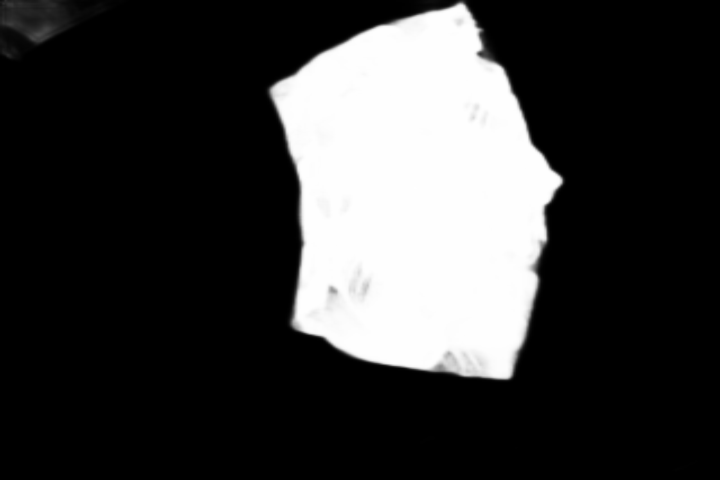
#> input picture test_data/u2netp_results/pic1.png, 1440 x 960 px (shown at 1/2 size); its folder holds only this picture in this run
$ python detect.py
#> lines starting #> are read from the running program, lines starting #| are printed output that depends on the picture; after the words box and inside, x2 and y2 are one past the last pixel; in counts of white or black regions, pixels touching at a corner belong together; long printed decimals are rounded
#> further down, image is the input picture: shape (960, 1440, 3); min 0, max 255, mean 57.5
### utlis.py
import cv2
import numpy as np
def getContours(img, cThr=[100, 100], showCanny=False, minArea=1000, filter=0, draw=False):
#> called with showCanny = True, minArea = 50000, filter = 4, draw = True
    imgGray = cv2.cvtColor(img, cv2.COLOR_BGR2GRAY)
    imgBlur = cv2.bilateralFilter(imgGray, 9, 150, 150)
    imgCanny = cv2.Canny(imgBlur, cThr[0], cThr[1], apertureSize=3)
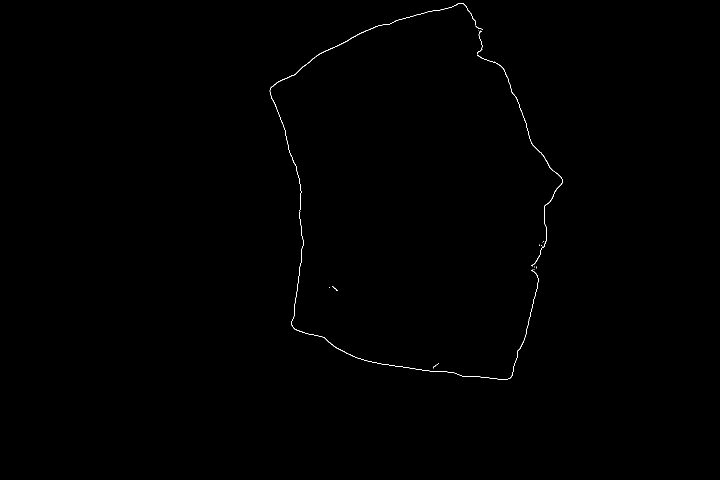
#> imgCanny: shape (960, 1440) (shown at 1/2 size); 0.18% white in thin lines or dots, all inside (x1, y1, x2, y2) = (539, 6, 1125, 759)
    kernel = np.ones((5, 5))
    imgDial = cv2.dilate(imgCanny, kernel, iterations=3)
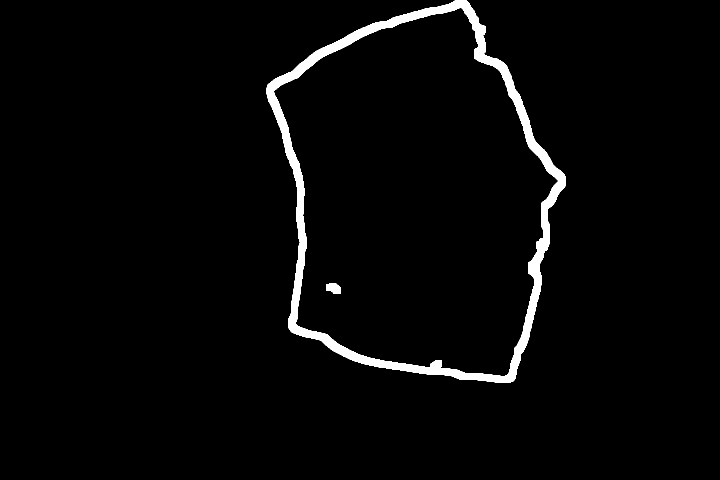
#> imgDial: shape (960, 1440) (shown at 1/2 size); 2.7% white; 2 white regions, box (x1, y1, x2, y2) and area: (533, 0, 1131, 765) 36471, (652, 567, 682, 588) 495
    imgThre = cv2.erode(imgDial, kernel, iterations=2)
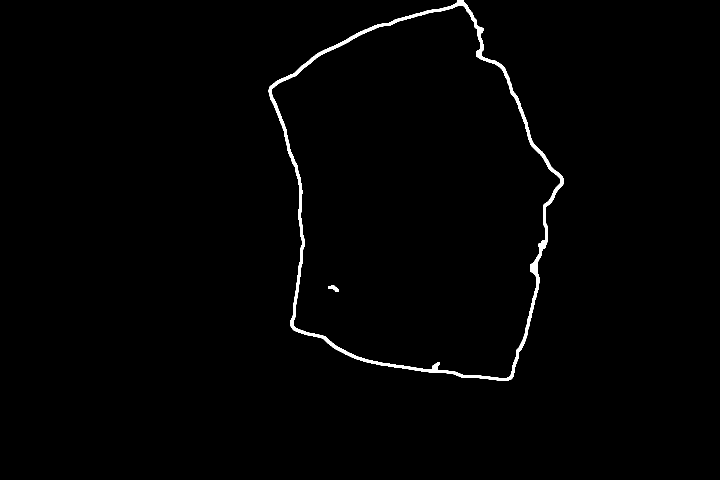
#> imgThre: shape (960, 1440) (shown at 1/2 size); 1% white; 2 white regions
    if showCanny:
        cv2.imshow('Canny', imgCanny)
    contours, hierarchy = cv2.findContours(imgThre, cv2.RETR_EXTERNAL, cv2.CHAIN_APPROX_SIMPLE)
#> contours = 1 contour; box (x1, y1, x2, y2) and area: (537, 0, 1127, 761) 318905
    finalContours = []
    perimeter=0
    for i in contours:
        area = cv2.contourArea(i)
        if area > minArea:
            peri = cv2.arcLength(i, True)
            approx = cv2.approxPolyDP(i, 0.001 * peri, True)
            bbox = cv2.boundingRect(approx)
            if draw:
                cv2.drawContours(img, [i], -1, (255, 0, 0), 5)
                x, y, w, h = bbox
                cv2.rectangle(img, (x, y), (x + w, y + h), (0, 255, 0), 2)
                perimeter = peri
                cv2.putText(img, f"Perimeter: {peri:.2f} px", (x, y - 10),
                            cv2.FONT_HERSHEY_SIMPLEX, 0.6, (255, 0, 0), 2)
            if filter > 0:
                if len(approx) == filter:
                    finalContours.append([len(approx), area, approx, bbox, i, peri])
            else:
                finalContours.append([len(approx), area, approx, bbox, i, peri])
#> this loop made 1 pass
#> (area, peri, x, y, w, h, perimeter) on pass 1: (318905, 2392.4, 538, 0, 589, 761, 2392.4)
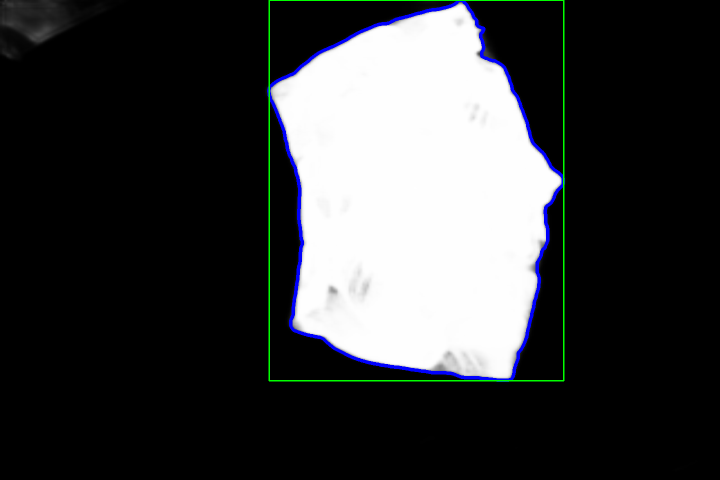
#> img: shape (960, 1440, 3) (shown at 1/2 size); 1.61% of pixels changed, all inside (x1, y1, x2, y2) = (534, 0, 1130, 764)
#> after the loop, finalContours = []
    finalContours = sorted(finalContours, key=lambda x: x[1], reverse=True)
    return img, finalContours, perimeter

### detect.py
import cv2
import os
import utlis


image_dir = os.path.join(os.getcwd(), 'test_data', 'u2netp_results')
image_files = [f for f in os.listdir(image_dir) if f.lower().endswith(('.png', '.jpg', '.jpeg'))]
if not image_files:
    print("No image files found in the directory!")
else:
    for image_name in image_files:
        image_path = os.path.join(image_dir, image_name)
        image = cv2.imread(image_path)
        if image is None:
            print(f"Error reading {image_path}")
            continue
        img, conts, perimeters = utlis.getContours(image, showCanny=True, minArea=50000, filter=4, draw=True)
#> conts = []; perimeters = 2392.4
        if perimeters:
            print(f"Perimeter of largest contour in {image_name}: {perimeters}")
#| Perimeter of largest contour in pic1.png: 2392.351
        else:
            print(f"No contours found in {image_name}!")
        cv2.imshow('Frame', image)
        cv2.waitKey(0)

cv2.destroyAllWindows()

$ run again, on test_data/u2netp_results/pic2.png
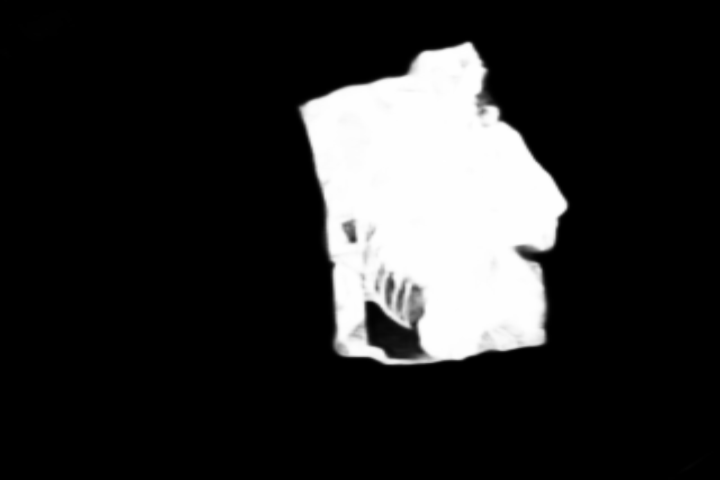
#> input picture test_data/u2netp_results/pic2.png, 1440 x 960 px (shown at 1/2 size)
#> image is the input picture: shape (960, 1440, 3); min 0, max 255, mean 42
#> in getContours, `imgCanny = cv2.Canny(imgBlur, cThr[0], cThr[1], apertureSize=3)`:
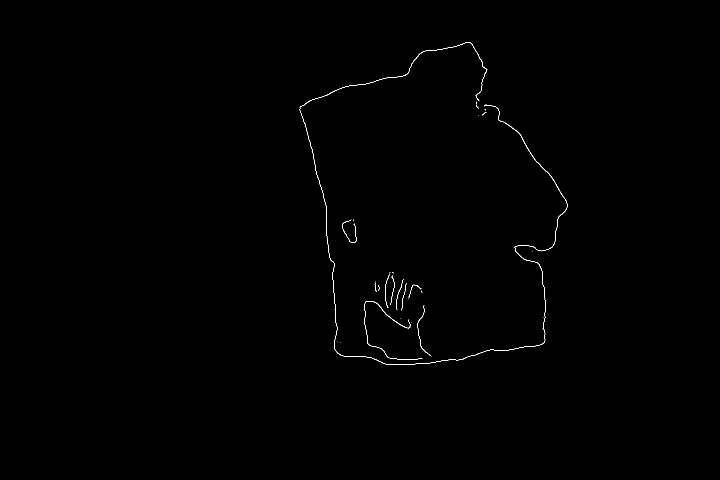
#> imgCanny: shape (960, 1440) (shown at 1/2 size); 0.24% white in thin lines or dots, all inside (x1, y1, x2, y2) = (599, 84, 1135, 730)
#> imgDial: shape (960, 1440); 3.5% white; 2 white regions, box (x1, y1, x2, y2) and area: (593, 78, 1141, 736) 46673, (678, 433, 720, 492) 1887
#> imgThre: shape (960, 1440); 1.5% white; 2 white regions
#> contours = 1 contour; box (x1, y1, x2, y2) and area: (597, 82, 1137, 732) 246510
#> the loop in getContours, `for i in contours:` made 1 pass
#> (area, peri, x, y, w, h, perimeter) on pass 1: (246509.5, 2257.9, 597, 82, 540, 649, 2257.9)
#> after the loop in getContours, `for i in contours:`:
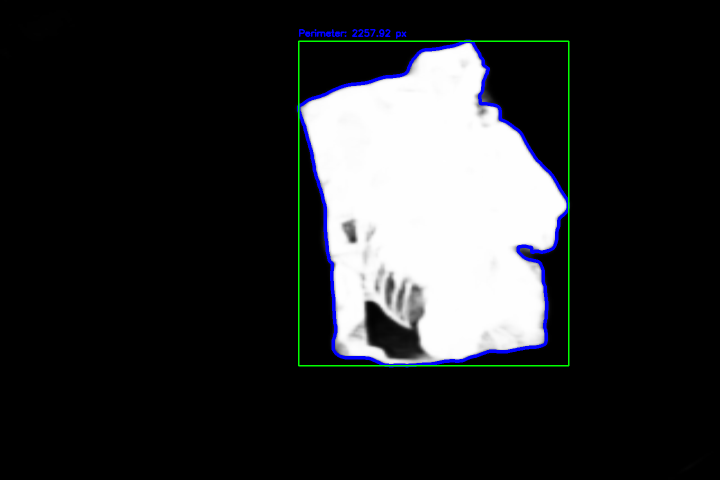
#> img: shape (960, 1440, 3) (shown at 1/2 size); 1.63% of pixels changed, all inside (x1, y1, x2, y2) = (594, 58, 1140, 735)
#> after the loop in getContours, `for i in contours:`: finalContours = []
#> perimeters = 2257.9
#| Perimeter of largest contour in pic2.png: 2257.918
